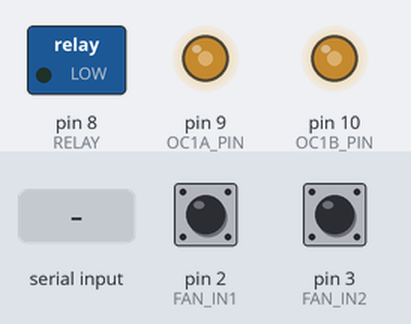
The sketch below on a simulated Arduino Uno, built with avr-gcc and run on an emulated ATmega328P. Parts: switched loads named in the sketch (green lamp = pin HIGH), output pins drawn as LEDs (lit = HIGH). The test bench sets the inputs (shaded band); at power-on: pin 2 (FAN_IN1) HIGH, pin 3 (FAN_IN2) HIGH. What the sketch prints to the serial monitor is not drawn.

Above: at 2.2 s.
2.3 s: "<90,45,200>" received over Serial
At 2.9 s:
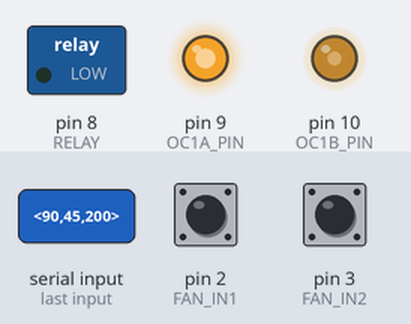
3.8 s: "<30,150>" received over Serial
At 5.0 s:
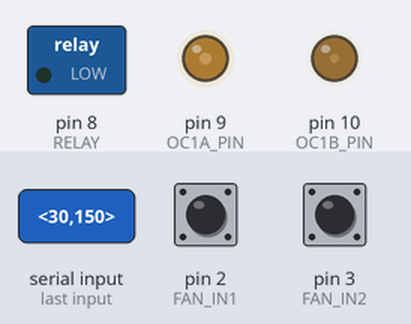
5.3 s: "<0>" received over Serial
At 6.1 s:
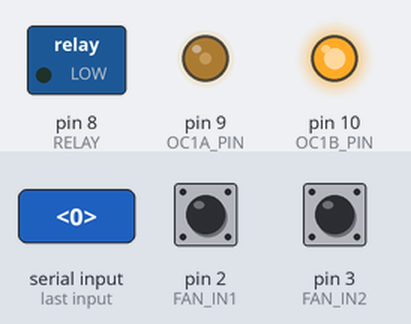
6.8 s: "<30,150,10>" received over Serial
8.3 s: "<90,45>" received over Serial
At 9.5 s:
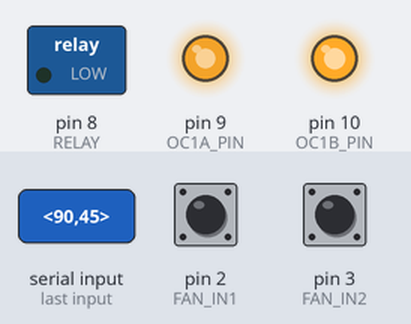
9.8 s: "<1,90,45>" received over Serial
At 10.9 s:
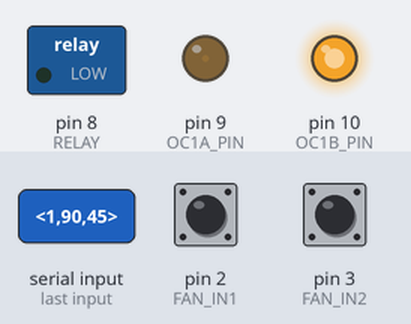
Timing chart, 0 to 12.3 s (numbered marks = the images above; inputs shaded):
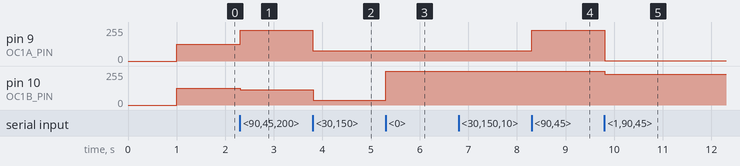

Measured:
- after the input at 2.3 s, pin 9 (OC1A_PIN): 127/255 → 229/255 at once; pin 10 (OC1B_PIN): 127/255 → 114/255 at once
- after the input at 3.8 s, pin 9 (OC1A_PIN): 229/255 → 76/255 at once; pin 10 (OC1B_PIN): 114/255 → 37/255 at once
- after the input at 5.3 s, pin 10 (OC1B_PIN): 37/255 → 255/255 at once
- after the input at 8.3 s, pin 9 (OC1A_PIN): 76/255 → 229/255 at once
- after the input at 9.8 s, pin 9 (OC1A_PIN): 229/255 → 2/255 at once; pin 10 (OC1B_PIN): 255/255 → 229/255 at once

The sketch:

Code_v5.ino
```cpp
// # Target project >>
// # Flow with Application Fan control with Python
// # Example:
// # > Arduino read Fan tacho convert to rpm value <
// # > rpm value send to PC(python) <
// # > PC read fan rpm value <
// # > User set target rpm example 2000 rpm <
// # > PC calcuted value of fan speed percentage to match target rpm via PID < bad result
// # > PC send value of fan speed percentage  to arduino <
// # > Arduino set rpm fan <
// # > LOOPBACK <

// Version 5

// Reminder use arduino Nano with Shield expension to reduce Tacho noise
// Using Arduino UNO need extra circuit to remove noise
// Depend the Fan that use

//Relay control def
int RELAY = 8;  // Relay to turn on Fan fix problem cannot upload program to arduino

//Fan control def
const byte OC1A_PIN = 9;         // Pwm top Fan
const byte OC1B_PIN = 10;        // Pwm bottom Fan
const word PWM_FREQ_HZ = 60000;  //Adjust this value to adjust the frequency (Frequency in HZ!) (Set currently to 25kHZ)
const word TCNT1_TOP = 16000000 / (2 * PWM_FREQ_HZ);

//Fan read def
const int FAN_IN1 = 2;  // Tach top Fan
const int FAN_IN2 = 3;  // Tach bottom Fan
unsigned long COUNT1 = 0;
unsigned long COUNT2 = 0;
unsigned long previousMillis = 0;
unsigned long RPM1;
unsigned long RPM2;

// Set fan Speed def
int FAN_SPEED1 = 0;  // Target speed top Fan
int FAN_SPEED2 = 0;  // Target speed Bottom Fan
int const_SPEED = 50;
int PC_control = 0;

// Variable for serial communication
const byte numChars = 32;
char receivedChars[numChars];
boolean newData = false;
char tempChars[sizeof(receivedChars)];
char *strings[32];
char *ptr = NULL;
const char *delimiter = ",";


void setup() {
  delay(1000);  // 8 second delay for intialze arduino prevent fan 100% speed

  //Setup relay control
  pinMode(RELAY, OUTPUT);

  //Setup setup fan control
  pinMode(OC1A_PIN, OUTPUT);
  pinMode(OC1B_PIN, OUTPUT);
  // Clear Timer1 control and count registers
  TCCR1A = 0;
  TCCR1B = 0;
  TCNT1 = 0;
  // Set Timer1 configuration
  // COM1A(1:0) = 0b10   (Output A clear rising/set falling)
  // COM1B(1:0) = 0b00   (Output B normal operation)
  // WGM(13:10) = 0b1010 (Phase correct PWM)
  // ICNC1      = 0b0    (Input capture noise canceler disabled)
  // ICES1      = 0b0    (Input capture edge select disabled)
  // CS(12:10)  = 0b001  (Input clock select = clock/1)
  TCCR1A |= (1 << COM1A1) | (1 << COM1B1) | (1 << WGM11);
  TCCR1B |= (1 << WGM13) | (1 << CS10);
  ICR1 = TCNT1_TOP;
  OCR1A = 0;
  OCR1B = 0;

  //Setup for tach sensor
  pinMode(FAN_IN1, INPUT_PULLUP);
  pinMode(FAN_IN2, INPUT_PULLUP);
  attachInterrupt(digitalPinToInterrupt(FAN_IN1), COUNTER1, RISING);
  attachInterrupt(digitalPinToInterrupt(FAN_IN2), COUNTER2, RISING);

  Serial.begin(9600);
  Serial.setTimeout(0.1);
}

void loop() {

  // Set Fan speed
  setPwmDuty(FAN_SPEED1, 1);
  setPwmDuty(FAN_SPEED2, 2);

  // Turn on relay to turn FAN
  digitalWrite(RELAY, LOW);

  // Read RPM of Fan
  unsigned long currentMillis = millis();
  if (currentMillis - previousMillis > 1000) {
    previousMillis = currentMillis;
    RPM1 = COUNT1 * 30;
    RPM2 = COUNT2 * 30;
    COUNT1 = 0;
    COUNT2 = 0;
  }

  // Serial Communication loop
  recvWithStartEndMarkers();  // Where the read data from PC happen with using Marker <Data> out as receivedChars
  replyToPython();            // Send any data to PC through serial
  byte index = 0;
  strcpy(tempChars, receivedChars);    // Copy array to preserve original // receivedChars from recvWithStartMarkers()
  ptr = strtok(tempChars, delimiter);  // Split array with ","
  while (ptr != NULL) {
    strings[index] = ptr;
    index++;
    ptr = strtok(NULL, delimiter);
  }
  // Value from PC set the speed of fan
  if (Serial.available() > 0) {
    FAN_SPEED1 = atoi(strings[0]);
    FAN_SPEED2 = atoi(strings[1]);
    PC_control = 1;

    if(FAN_SPEED1 >=1000 && FAN_SPEED2 >=1000) {
      PC_control = 0;
    }
  }

  if(PC_control  == 0){
    FAN_SPEED1 = const_SPEED;
    FAN_SPEED2 = const_SPEED;
  }
}

void COUNTER1() {
  ++COUNT1;
}
void COUNTER2() {
  ++COUNT2;
}
void setPwmDuty(byte duty, int set) {
  if (set == 1) {
    OCR1A = (word)(duty * TCNT1_TOP) / 100;
  } else if (set == 2) {
    OCR1B = (word)(duty * TCNT1_TOP) / 100;
  }
}
void recvWithStartEndMarkers() {
  static boolean recvInProgress = false;
  static byte ndx = 0;
  char startMarker = '<';
  char endMarker = '>';
  char rc;

  while (Serial.available() > 0 && newData == false) {
    rc = Serial.read();

    if (recvInProgress == true) {
      if (rc != endMarker) {
        receivedChars[ndx] = rc;
        ndx++;
        if (ndx >= numChars) {
          ndx = numChars - 1;
        }
      } else {
        receivedChars[ndx] = '\0';  // terminate the string
        recvInProgress = false;
        ndx = 0;
        newData = true;
      }
    }

    else if (rc == startMarker) {
      recvInProgress = true;
    }
  }
}
void replyToPython() {
  if (newData == true) {
    newData = false;
    //Serial Output for PC communication
    // Serial.print(COUNT1);
    // Serial.print(" ");
    // Serial.print(COUNT2);
    // Serial.print(" ");
    Serial.print(RPM1);
    Serial.print(",");
    Serial.print(RPM2);
    Serial.print(",<");
    Serial.print(receivedChars);
    Serial.print(">,");
    ///////////////////////
    // Serial.print(strings[0]);
    // Serial.print(",");
    // Serial.print(strings[1]);
    ///////////////////////
    Serial.print(FAN_SPEED1);
    Serial.print(",");
    Serial.print(FAN_SPEED2);
  }
}
```
